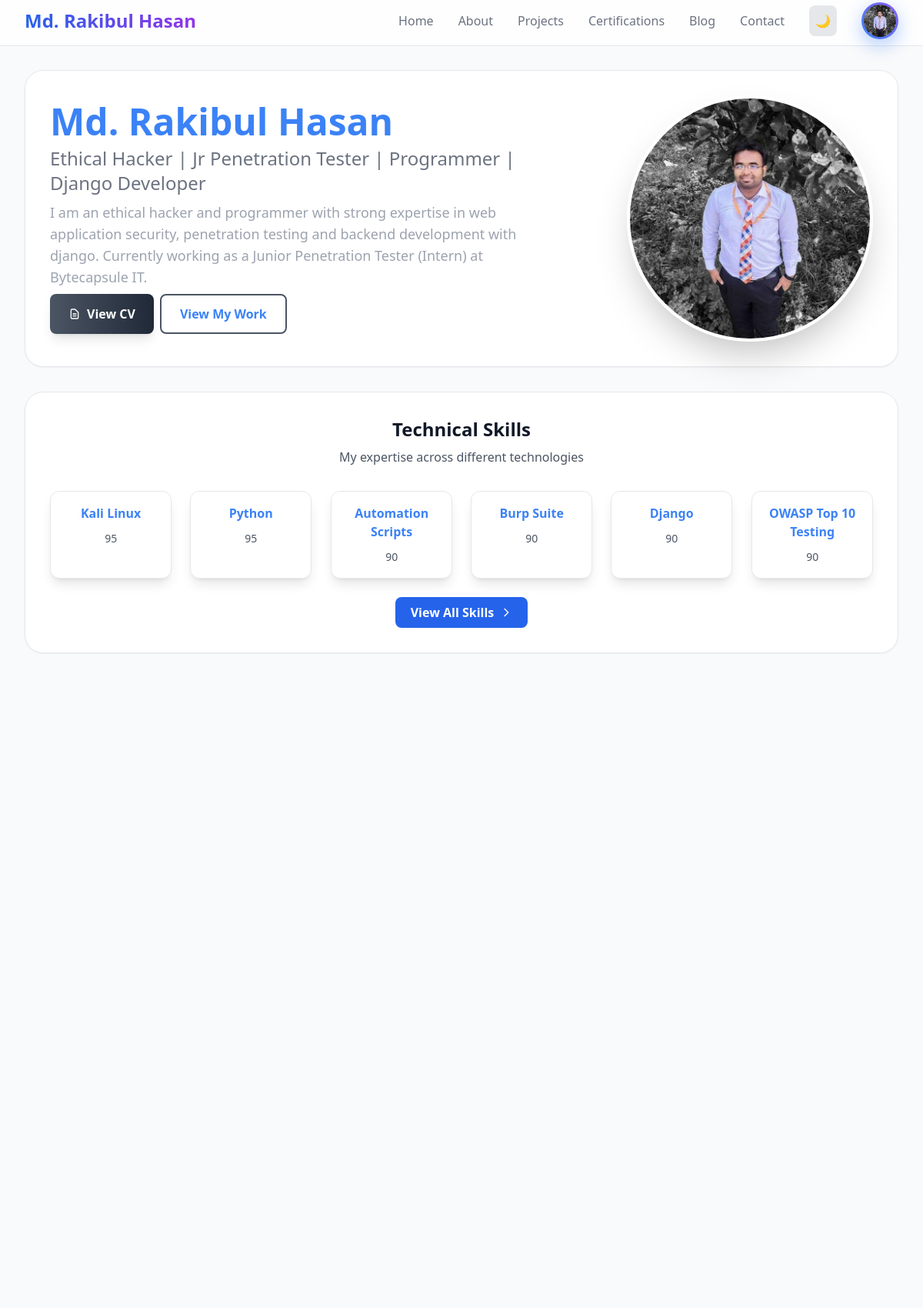
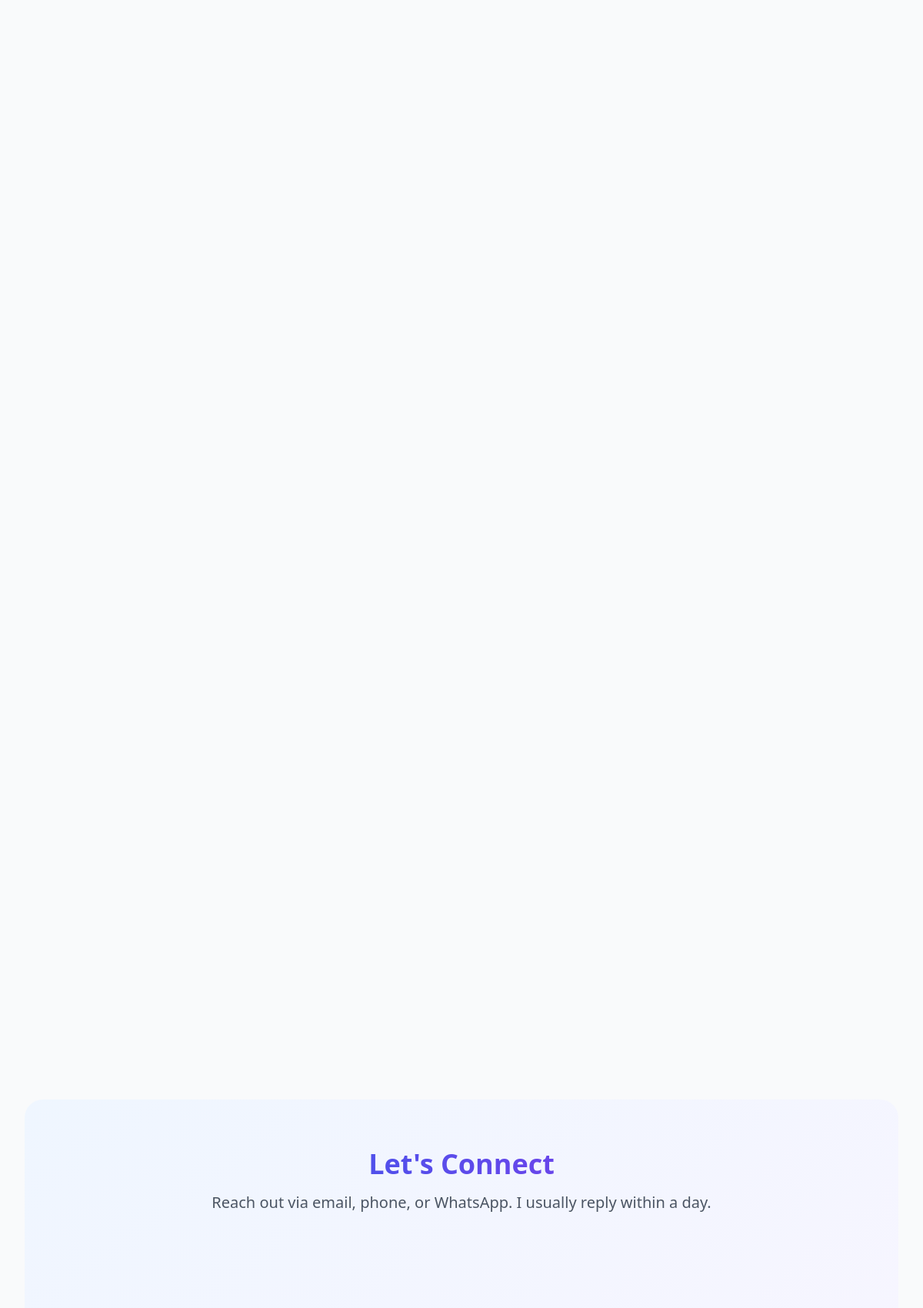
The page / (upper part) on the database its author committed (2 pictures, top to bottom).
### portfolio/models.py (models this page shows, shortened)
class Profile(models.Model):
    name = models.CharField(max_length=100, default='Md. Rakibul Hasan')
    title = models.CharField(max_length=200, default='Ethical Hacker | Junior Penetration Tester | Programmer | Django Developer')
    about = models.TextField(default='I am an ethical hacker and programmer with strong expertise in web application security, penetration testing, and backend development.')
    profile_image = models.ImageField(upload_to='profile/', blank=True, null=True)
    cv_file = models.FileField(upload_to='cv/', blank=True, null=True)
    email = models.EmailField(default='pentester.rakib@gmail.com')
    secondary_email = models.EmailField(default='pentester.rakib@outlook.com', blank=True, help_text='Secondary email address')
    phone = models.CharField(max_length=20, default='+8801309598979', help_text='Phone number with country code')
    whatsapp = models.CharField(max_length=20, default='+8801309598979', help_text='WhatsApp number with country code')
    location = models.CharField(max_length=100, default='Rangpur, Bangladesh')
    github_url = models.URLField(default='https://github.com/dev-rakibul-hasan')
    linkedin_url = models.URLField(default='https://www.linkedin.com/in/dev-rakibul-hasan/')
    facebook_url = models.URLField(default='https://www.facebook.com/HasanRakib.Dev')
    x_url = models.URLField(default='https://x.com/PentesterRakib', blank=True, help_text='X (Twitter) profile URL')
    class Meta:
        verbose_name = "Profile Settings"
        verbose_name_plural = "Profile Settings"

class Skill(models.Model):
    LEVEL_CHOICES = [
        ('Beginner', 'Beginner (0-30%)'),
        ('Intermediate', 'Intermediate (31-60%)'),
        ('Advanced', 'Advanced (61-80%)'),
        ('Expert', 'Expert (81-100%)'),
    ]
    name = models.CharField(max_length=100)
    level = models.IntegerField(default=50, help_text='Skill level percentage (0-100)')
    category = models.CharField(max_length=100, default='General', help_text='e.g., Programming, Cybersecurity, Tools')
    icon = models.ImageField(upload_to='skills/', blank=True, null=True)
    class Meta:
        ordering = ['-level', 'name']

### portfolio/views.py (the view)
# urls.py: path('', views.home, name='home'),
def home(request):
    try:
        profile = Profile.objects.first()  # Get the first (and likely only) profile
    except Profile.DoesNotExist:
        profile = None
    skills = Skill.objects.all()[:6]  # Show top 6 skills
    recent_projects = Project.objects.filter(featured=True)[:3] or Project.objects.all()[:3]  # Show featured projects first
    certifications = Certification.objects.all()[:4]  # Show 4 certifications
    recent_posts = BlogPost.objects.filter(status='published').order_by('-publish_date')[:3]  # Show 3 recent published posts
    context = {
        'profile': profile,
        'skills': skills,
        'recent_projects': recent_projects,
        'certifications': certifications,
        'recent_posts': recent_posts,
    }
    return render(request, 'portfolio/home.html', context)

### portfolio/context_processors.py (called while the page is built)
def profile_processor(request):
    try:
        profile = Profile.objects.first()
    except:
        profile = None
    return {
        'profile': profile,
    }

### portfolio/models.py (called while the page is built)
    def get_tags(self):
        if self.tags:
            return [tag.strip() for tag in self.tags.split(',')]
        return []

### portfolio/templates/portfolio/home.html (shortened to what this page needs)
{% extends 'portfolio/base.html' %}
{% load static %}
{% block content %}
<div class="py-8 mt-8 flex items-center justify-center rounded-3xl mb-8 bg-white dark:bg-gray-900 border border-gray-200 dark:border-gray-700 shadow-sm mx-4 sm:mx-6 lg:mx-8">
    <div class="w-full max-w-none px-4 sm:px-6 lg:px-8 grid lg:grid-cols-5 gap-6 items-center">
        <div class="lg:col-span-3 space-y-4 animate-fade-in overflow-visible">
            <div class="space-y-2 overflow-visible">
                <h1 class="text-2xl xs:text-3xl sm:text-3xl md:text-4xl lg:text-5xl xl:text-6xl 2xl:text-7xl font-bold text-gradient-1 whitespace-nowrap overflow-visible">
                    <span id="typewriter-text"></span>
                </h1>
                <p class="text-xl lg:text-2xl text-secondary font-medium">
                    {{ profile.title|default:"Ethical Hacker | Junior Penetration Tester | Programmer | Django Developer" }}
                </p>
                <p class="text-lg text-muted max-w-2xl">
                    {{ profile.about|default:"I am an ethical hacker and programmer with strong expertise in web application security, penetration testing, and backend development." }}
                </p>
                <div class="flex flex-col sm:flex-row gap-2">
                    <a href="{% url 'cv' %}"
                       class="inline-flex items-center px-6 py-3 bg-gradient-to-r from-gray-600 to-gray-800 text-white font-semibold rounded-lg hover:from-gray-700 hover:to-gray-900 transform hover:scale-105 transition-all duration-200 shadow-lg hover:shadow-xl">
                        <svg class="w-4 h-4 mr-2" fill="none" stroke="currentColor" viewBox="0 0 24 24">
                            <path stroke-linecap="round" stroke-linejoin="round" stroke-width="2" d="M9 12h6m-6 4h6m2 5H7a2 2 0 01-2-2V5a2 2 0 012-2h5.586a1 1 0 01.707.293l5.414 5.414a1 1 0 01.293.707V19a2 2 0 01-2 2z"></path>
                        </svg>
                        View CV
                    </a>
                    <a href="/projects/"
                       class="inline-flex items-center px-6 py-3 border-2 border-gray-600 text-primary font-semibold rounded-lg hover:bg-gray-600 hover:text-white transform hover:scale-105 transition-all duration-200">
                        View My Work
                    </a>
                </div>
            </div>
        </div>
        <div id="hero-profile" class="lg:col-span-2 relative animate-slide-up flex justify-center lg:justify-end lg:pl-8">
            <div class="relative">
                <img id="profile-image"
                     src="{% if profile.profile_image %}{{ profile.profile_image.url }}{% else %}{% static 'portfolio/images/profile.svg' %}{% endif %}"
                     alt="{{ profile.name|default:'Profile' }}"
                     class="relative w-64 h-64 lg:w-80 lg:h-80 rounded-full object-cover shadow-2xl border-4 border-white dark:border-gray-800 transition-all duration-500">
            </div>
        </div>
    </div>
</div>
<section class="py-8 rounded-3xl mb-8 bg-white dark:bg-gray-900 border border-gray-200 dark:border-gray-700 shadow-sm mx-4 sm:mx-6 lg:mx-8">
    <div class="max-w-7xl mx-auto px-4 sm:px-6 lg:px-8">
        <div class="text-center mb-8">
            <h2 class="text-2xl font-bold text-gray-900 dark:text-white mb-2">Technical Skills</h2>
            <p class="text-gray-600 dark:text-gray-300">My expertise across different technologies</p>
        </div>
        <div class="grid grid-cols-2 md:grid-cols-3 lg:grid-cols-6 gap-6">
            {% for skill in skills %}
            <div class="rounded-xl p-4 text-center shadow-lg hover:shadow-xl transform hover:-translate-y-2 transition-all duration-300 bg-white dark:bg-gray-800 border border-gray-200 dark:border-gray-700">
                <h3 class="font-semibold text-primary mb-2">{{ skill.name }}</h3>
                <span class="text-sm text-gray-600 dark:text-gray-300 font-medium">{{ skill.level }}</span>
            </div>
            {% endfor %}
        </div>
        <div class="text-center mt-6">
            <a href="/about/" class="inline-flex items-center px-5 py-2 bg-blue-600 text-white font-semibold rounded-lg hover:bg-blue-700 transform hover:scale-105 transition-all duration-200">
                View All Skills
                <svg class="w-4 h-4 ml-2" fill="none" stroke="currentColor" viewBox="0 0 24 24">
                    <path stroke-linecap="round" stroke-linejoin="round" stroke-width="2" d="M9 5l7 7-7 7"></path>
                </svg>
            </a>
        </div>
    </div>
</section>
<section class="py-16 bg-gradient-to-br from-blue-50 to-purple-50 dark:from-blue-900/20 dark:to-purple-900/20 rounded-3xl mb-8 mx-4 sm:mx-6 lg:mx-8">
    <div class="max-w-6xl mx-auto px-4">
        <div class="text-center mb-12">
            <h2 class="text-3xl lg:text-4xl font-bold bg-gradient-to-r from-blue-600 to-purple-600 bg-clip-text text-transparent mb-4">
            </h2>
            <p class="text-xl text-gray-600 dark:text-gray-300 max-w-3xl mx-auto">
                Reach out via email, phone, or WhatsApp. I usually reply within a day.
            </p>
        </div>
    </div>
</section>
{% endblock %}

### portfolio/templates/portfolio/base.html (style rules this page uses)
.text-gradient-1 { color: #3B82F6; }
.animate-fade-in { animation: fadeIn 0.6s ease-out; }
.animate-slide-up { animation: slideUp 0.6s ease-out; }

### rows shown on the page
Profile: title|Junior "Ethical Hacker | Jr Penetration Tester | Programmer | Django Developer", about "I am an ethical hacker and programmer with strong expertise in web application security, penetration testing and backend development with django. Currently working as a Junior Penetration Tester (Intern) at Bytecapsule IT.", profile_image (placeholder picture)
Skill: name "Kali Linux", level "95"
Skill: name "Python", level "95"
Skill: name "Automation Scripts", level "90"
Skill: name "Burp Suite", level "90"
Skill: name "Django", level "90"
Skill: name "OWASP Top 10 Testing", level "90"
